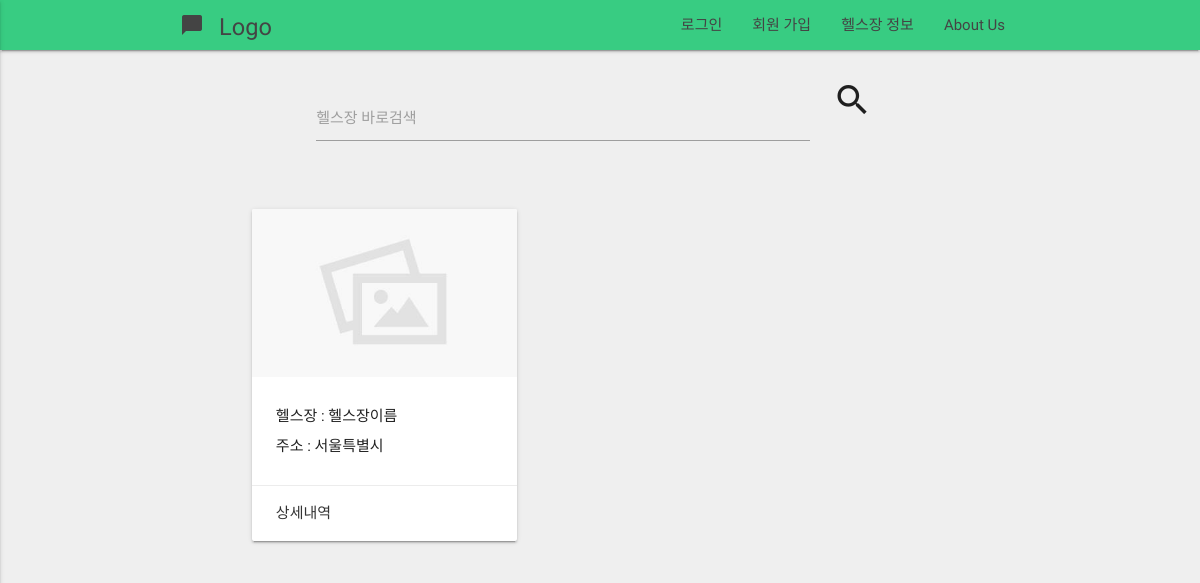
/healthclub/list/, run on an earlier commit of the app's database.
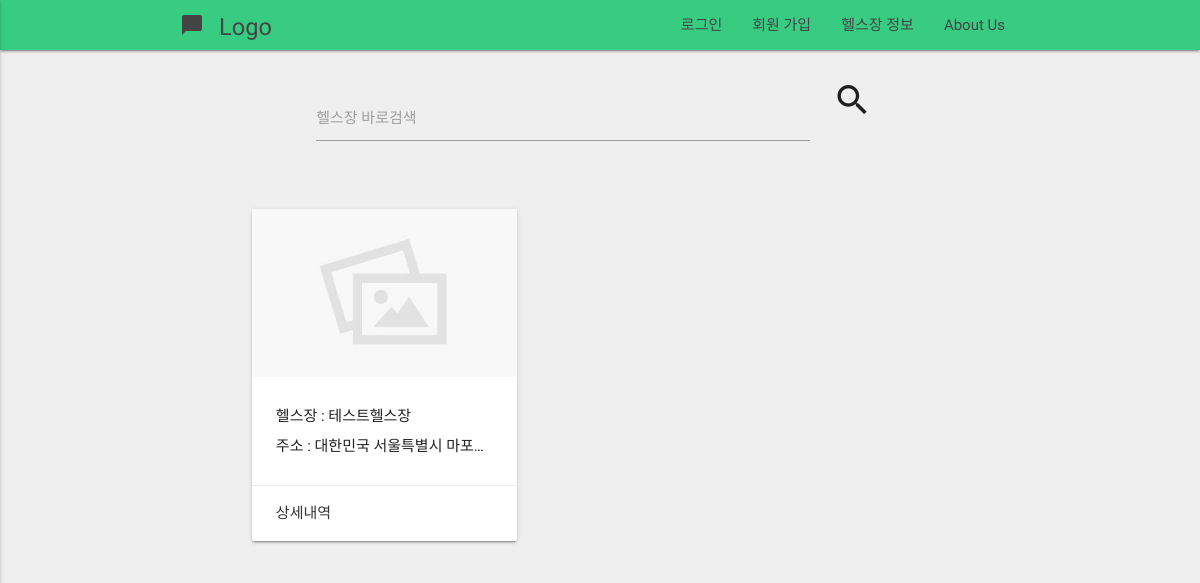
And on a later commit of the database.
### healthclub/models.py (models this page shows, shortened)
class HealthClub(models.Model):
    initiated = models.BooleanField(default=False)
    name      = models.CharField(max_length = 120)
    address   = models.CharField(max_length = 200)
    master    = models.ForeignKey(User)
    geometry  = models.CharField(max_length = 200, blank=True)
    photo     = models.ImageField(blank=True)
    qrcode    = models.ImageField(blank=True)
    member    = models.IntegerField(default = 0)
    price1    = models.IntegerField(blank = True)
    price2    = models.IntegerField(blank = True)
    price3    = models.IntegerField(blank = True)
    price6    = models.IntegerField(blank = True)
    price12   = models.IntegerField(blank = True)
    detail   = models.CharField(max_length = 1000, blank = True)
    timestamp = models.DateTimeField(auto_now=True)
    updated = models.DateTimeField(auto_now_add=True)

### healthclub/views.py (the view)
class HealthClubListView(ListView):
    def get_queryset(self):
        search = self.request.GET.get('search')
        if search:
            search = search.split("(")[0]
            return HealthClub.objects.filter(Q(initiated=True) | Q(name__icontains=search) | Q(address__icontains=search) | Q(detail__icontains=search)).order_by('updated')
        return HealthClub.objects.filter(initiated=True).order_by('updated')
    def get_context_data(self, *args, **kwargs):
        context = super(HealthClubListView, self).get_context_data(**kwargs)
        healthclubs = HealthClub.objects.filter(initiated=True)
        hkeywords = set()
        keywords = set()
        for healthclub in healthclubs:
            address_short = healthclub.address
            if len(healthclub.address) >= 12:
                address_short = healthclub.address[0:12] + ".."
            temp = healthclub.name + "(" + address_short + ")"
            hkeywords.add(temp)
            addresses = healthclub.address.split(' ')
            for address in addresses:
                keywords.add(address)
            context['keywords'] = keywords
            context['healthclubs'] = hkeywords
        return context

### healthclub/templates/healthclub/healthclub_list.html (shortened to what this page needs)
{% extends "base.html"  %}
{% load staticfiles %}
{%block content%}
<div class="container" style="margin-top:30px">
    <div class="row">
      <form method="GET" action="/healthclub/list/" id="search">
          <div class="row">
            <div class="col s2 m2 l2"></div>
            <div class="input-field col s7 m7 l7">
              <input type="text" name="search" id="autocomplete-input" class="autocomplete">
              <label for="autocomplete-input">헬스장 바로검색</label>
            </div>
            <div class="col s1 m1 l1">
                <i style="font-size:40px" class="material-icons prefix" onclick="submitFunc()">search</i>
            </div>
            <div class="col s3 m3 l3"></div>
          </div>
      </form>
    </div>
            {% for obj in object_list reversed%}
          <div class="row">
            <div class="col s1 m1 l1"></div>
            <div class="col s10 m4 l4">
              <div class="card" >
                <div class="card-image">
                  {% if obj.photo %}
                  <img src="{{obj.photo.url}}">
                  {%else%}
                  <img src="{% static 'images/default_image.jpg' %}">
                  {% endif %}
                </div>
                <div class="card-content">
                  <p>헬스장 : {{obj.name}}</p>
                  <p class="truncate">주소 : {{obj.address}}</p>
                </div>
                <div class="card-action">
                  <a href="{% url 'healthclub:detail' pk=obj.id %}">상세내역</a>
                </div>
              </div>
            </div>
            <div class="col s1"></div>
          </div>
             {% endfor %}
</div>
{%endblock content%}

What changed in the data, as far as the page shows it:
changed HealthClub: name "헬스장이름" → "테스트헬스장"; address "서울특별시" → "대한민국 서울특별시 마포…"
